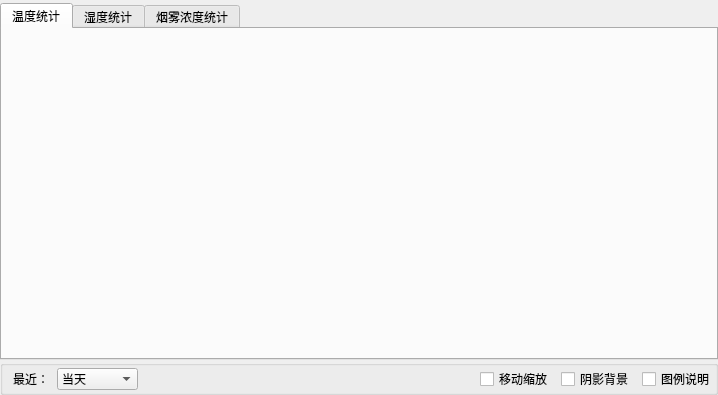
<?xml version="1.0" encoding="UTF-8"?>
<ui version="4.0">
 <class>StatisticWidget</class>
 <widget class="QWidget" name="StatisticWidget">
  <property name="geometry">
   <rect>
    <x>0</x>
    <y>0</y>
    <width>718</width>
    <height>395</height>
   </rect>
  </property>
  <property name="windowTitle">
   <string>Form</string>
  </property>
  <layout class="QVBoxLayout" name="verticalLayout_2">
   <property name="spacing">
    <number>0</number>
   </property>
   <property name="leftMargin">
    <number>0</number>
   </property>
   <property name="topMargin">
    <number>3</number>
   </property>
   <property name="rightMargin">
    <number>0</number>
   </property>
   <property name="bottomMargin">
    <number>0</number>
   </property>
   <item>
    <layout class="QVBoxLayout" name="verticalLayout">
     <item>
      <widget class="QTabWidget" name="tabWidget">
       <property name="currentIndex">
        <number>0</number>
       </property>
       <widget class="QWidget" name="tab">
        <attribute name="title">
         <string>温度统计</string>
        </attribute>
        <layout class="QVBoxLayout" name="verticalLayout_3">
         <item>
          <widget class="QCustomPlot" name="plot_tempture" native="true"/>
         </item>
        </layout>
       </widget>
       <widget class="QWidget" name="tab_2">
        <attribute name="title">
         <string>湿度统计</string>
        </attribute>
        <layout class="QVBoxLayout" name="verticalLayout_4">
         <item>
          <widget class="QCustomPlot" name="plot_humidity" native="true"/>
         </item>
        </layout>
       </widget>
       <widget class="QWidget" name="tab_3">
        <attribute name="title">
         <string>烟雾浓度统计</string>
        </attribute>
        <layout class="QVBoxLayout" name="verticalLayout_5">
         <item>
          <widget class="QCustomPlot" name="plot_smoke" native="true"/>
         </item>
        </layout>
       </widget>
      </widget>
     </item>
     <item>
      <widget class="QGroupBox" name="gbox">
       <property name="sizePolicy">
        <sizepolicy hsizetype="Preferred" vsizetype="Maximum">
         <horstretch>0</horstretch>
         <verstretch>0</verstretch>
        </sizepolicy>
       </property>
       <property name="minimumSize">
        <size>
         <width>0</width>
         <height>35</height>
        </size>
       </property>
       <property name="styleSheet">
        <string notr="true">color: rgb(0, 0, 0);
font: 75 10pt &quot;楷体&quot;;</string>
       </property>
       <property name="title">
        <string/>
       </property>
       <layout class="QHBoxLayout" name="horizontalLayout">
        <property name="spacing">
         <number>8</number>
        </property>
        <property name="margin">
         <number>0</number>
        </property>
        <item>
         <spacer name="horizontalSpacer_5">
          <property name="orientation">
           <enum>Qt::Horizontal</enum>
          </property>
          <property name="sizeType">
           <enum>QSizePolicy::Maximum</enum>
          </property>
          <property name="sizeHint" stdset="0">
           <size>
            <width>10</width>
            <height>20</height>
           </size>
          </property>
         </spacer>
        </item>
        <item>
         <widget class="QLabel" name="label">
          <property name="text">
           <string>最近：</string>
          </property>
         </widget>
        </item>
        <item>
         <widget class="QComboBox" name="comboBox_view_data">
          <item>
           <property name="text">
            <string>当天</string>
           </property>
          </item>
          <item>
           <property name="text">
            <string>一周(7天)</string>
           </property>
          </item>
         </widget>
        </item>
        <item>
         <widget class="QLabel" name="label_dateTime">
          <property name="sizePolicy">
           <sizepolicy hsizetype="Maximum" vsizetype="Preferred">
            <horstretch>0</horstretch>
            <verstretch>0</verstretch>
           </sizepolicy>
          </property>
          <property name="text">
           <string/>
          </property>
         </widget>
        </item>
        <item>
         <spacer name="horizontalSpacer">
          <property name="orientation">
           <enum>Qt::Horizontal</enum>
          </property>
          <property name="sizeHint" stdset="0">
           <size>
            <width>20</width>
            <height>20</height>
           </size>
          </property>
         </spacer>
        </item>
        <item>
         <widget class="QCheckBox" name="ckMove">
          <property name="focusPolicy">
           <enum>Qt::NoFocus</enum>
          </property>
          <property name="text">
           <string>移动缩放</string>
          </property>
         </widget>
        </item>
        <item>
         <widget class="QCheckBox" name="ckBackground">
          <property name="focusPolicy">
           <enum>Qt::NoFocus</enum>
          </property>
          <property name="text">
           <string>阴影背景</string>
          </property>
          <property name="checked">
           <bool>false</bool>
          </property>
         </widget>
        </item>
        <item>
         <widget class="QCheckBox" name="ckText">
          <property name="focusPolicy">
           <enum>Qt::NoFocus</enum>
          </property>
          <property name="text">
           <string>图例说明</string>
          </property>
          <property name="checked">
           <bool>false</bool>
          </property>
         </widget>
        </item>
       </layout>
      </widget>
     </item>
    </layout>
   </item>
  </layout>
 </widget>
 <customwidgets>
  <customwidget>
   <class>QCustomPlot</class>
   <extends>QWidget</extends>
   <header location="global">qcustomplot.h</header>
   <container>1</container>
  </customwidget>
 </customwidgets>
 <resources/>
 <connections/>
</ui>
